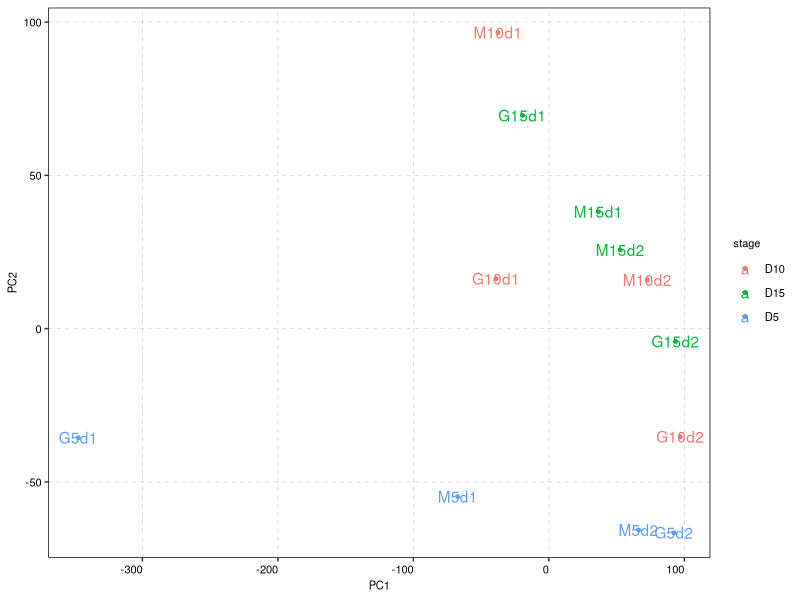

This chart was generated by the following R code:
rm(list=ls())
################################################
#plot PCA_result
################################################

PCA_res = read.table("./03.PCA_volcano_plot/01.PCA_data.txt",sep="\t",header=T,check.names=F)
row.names(PCA_res) = PCA_res$sample

#------setting my theme
library(ggplot2)
line_size = 0.5
text_size = 8
mytheme <- theme(line = element_line(size=line_size), text = element_text(size=text_size, color="black"), 
panel.border = element_rect(size = line_size, fill=NA),
panel.background = element_rect(fill=NA),
panel.grid.major = element_line(size=line_size/2, linetype = 8, color = "lightgray"),
axis.ticks = element_line(size=line_size),
axis.title.x = element_text(size=text_size),
axis.text.x= element_text(size=text_size, hjust = 1, vjust =1,color="black"), 
axis.text.y= element_text(size=text_size,color="black"),
legend.text = element_text(size = text_size), 
legend.title = element_text(size=text_size),
plot.title=element_text(size=text_size, hjust=0.5,vjust=0.5),legend.position='right')

#------plot PCA results.

p <- ggplot(PCA_res,aes(x=PC1,y=PC2,color = stage))+
geom_point(alpha=1,size=1)+
geom_text(aes(label=sample))+
mytheme

p

################################################
#how to do PCA
################################################

gene_counts = read.table("./01.calculate_TPM/gene_level_counts.tab",sep="\t",header=T,row.names=1,check.names=F)

#------get gene expression matrix
gene_mat = gene_counts[,-1]
gene_expressed = gene_mat[apply(gene_mat,1,function(x){length(x[which(x>1)])>2}),]

#------PCA analysis
pr = prcomp(t(gene_expressed), scale. = T)
summary(pr)
pca <- predict(pr)
